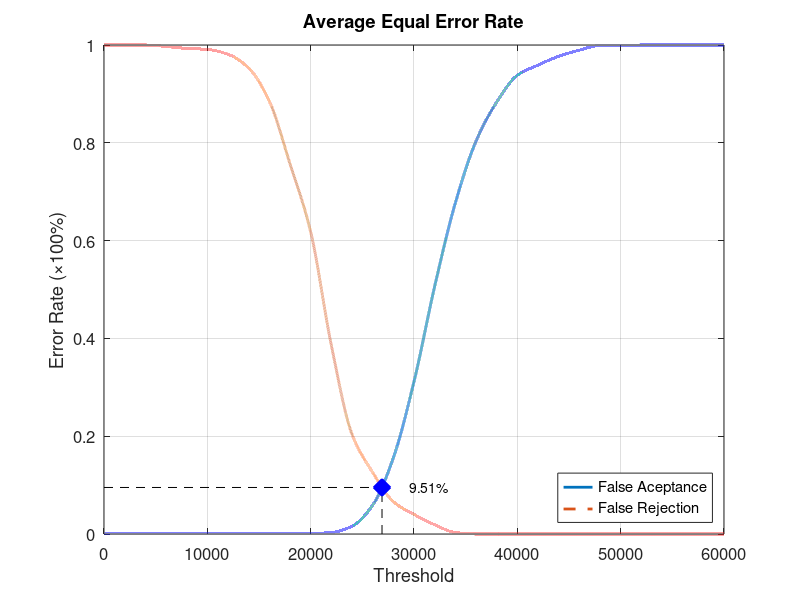
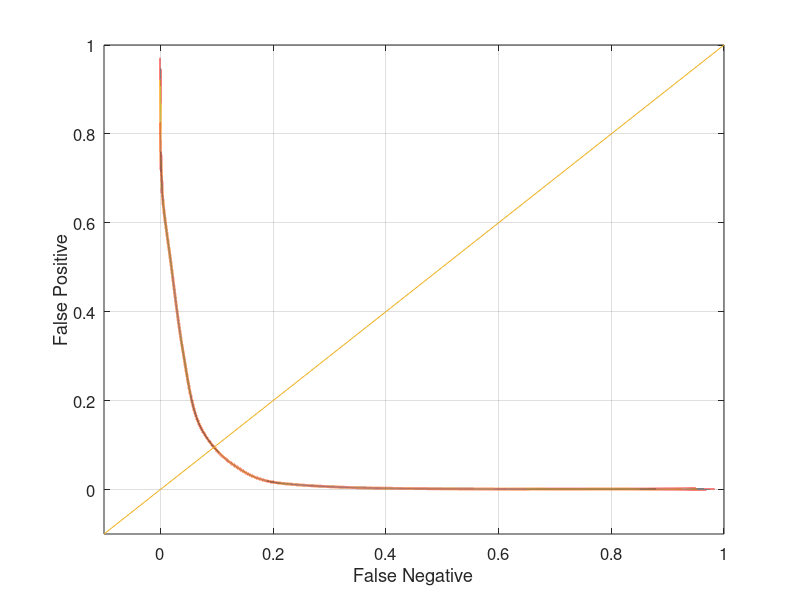

Write MATLAB code to recreate these figures, in order.
function yEER = Database4Average
close all;
clear;
clc;
x = 0:2000:60000;
xq = 0:0.5:60000;

y0 = [0 0.00105263 0.00105263 0.00105263 0.00105263 0.00105263 0.00105263 0.00105263 0.00105263 0.00105263 0.00105263 0.0031579 0.0157895 0.0589474 0.155789 0.311579 0.506316 0.676842 0.803158 0.883158 0.937895 0.958947 0.976842 0.989474 0.998947 0.998947 1 1 1 1 1];
yy0 = interp1(x, y0, xq, 'pchip');
y1 = [1 1 1 0.997 0.993 0.991 0.981 0.953 0.885 0.757 0.618 0.386 0.204 0.126 0.066 0.04 0.019 0.003 0 0 0 0 0 0 0 0 0 0 0 0 0];
yy1 = interp1(x, y1, xq, 'pchip');

% Calculating EER: 
y2 = abs(y0 - y1);
find(y2 == min(y2))
yy2 = abs(yy0 - yy1);
xEER = find(yy2 == min(yy2));
xEERIndex = xq(xEER) % X-axis EER
yEER = yy0(xEER) % Y-axis EER

main = figure
plot(xq, yy0,'-','LineWidth', 2);	hold on
plot(xq, yy1,'--','LineWidth', 2);	hold on
plot([xEERIndex xEERIndex], [0 yEER], 'k--');	hold on
plot([0 xEERIndex], [yEER yEER], 'k--');	hold on
plot(xEERIndex, yEER, 'bx', 'LineWidth', 10);	hold on
text(xEERIndex + 10 * xEERIndex / 100, yEER, [num2str(round((10000 * yEER)) / 100) '%'])
legend('False Aceptance', 'False Rejection', 'Location', 'SouthEast')
xlabel('Threshold')
ylabel('Error Rate (\times100%)')
title('Average Equal Error Rate')
set(gca, 'FontSize', 12)
axis([0 60000 0 1])
grid on

print(main, 'Database4AverageMain', '-dpng');
FNRxFPR = figure('Color', [1 1 1]);
plot(yy1, yy0, '-', yy1, yy0, 'LineWidth', 2);
hold on
y = -0.1:0.1:1
plot(y, y); 
set(gca, 'FontSize', 12)
xlabel('False Negative')
ylabel('False Positive')
axis([-0.1 1 -0.1 1])
set(gca, 'FontSize', 12)
grid on

print(FNRxFPR, 'Database4AverageFNRxFPR','-dpng');
end
